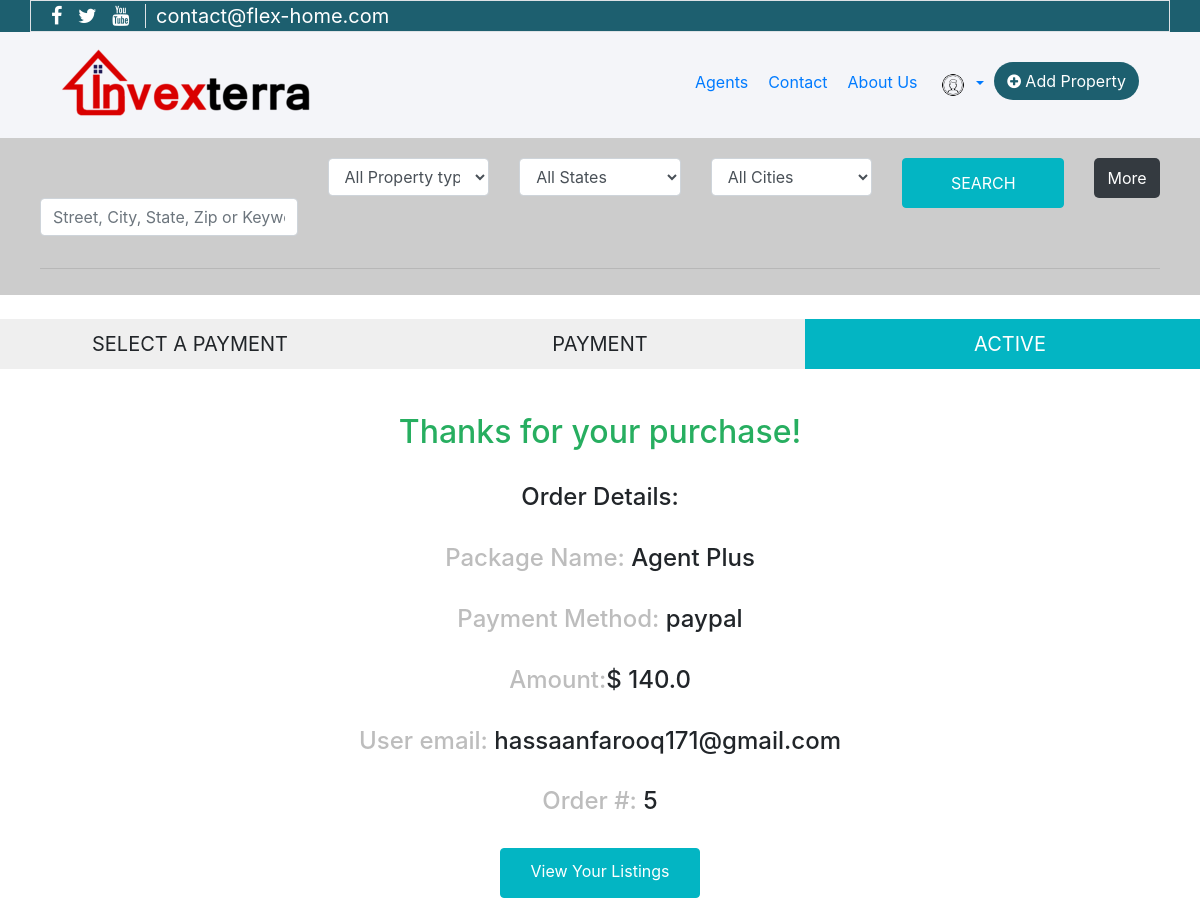
The page /success/ (signed in) on the database its author committed.
### app/models.py (models this page shows)
class Orders(models.Model):
    created_at = models.DateTimeField(auto_now_add=True, auto_now=False)
    package_id = models.ForeignKey(AccountType, related_name="Orders", on_delete=models.CASCADE)
    user_id = models.ForeignKey(User, related_name="user_order", on_delete=models.CASCADE)
    method = models.CharField(max_length=150, null=False)

class AccountType(models.Model):
    title = models.CharField(max_length=150, null=False)
    price = models.CharField(max_length=150, null=False)
    months = models.IntegerField(null=False)
    listing = models.IntegerField(null=False)
    featured_listings = models.IntegerField(null=False)

### app/views.py (the view)
# urls.py: url(r'^success/', views.success, name="success"),
def success(request):
    if 'logged_in' in request.session:
        order = Orders.objects.all().order_by('-id')[0]
        return render(request, 'order_completed.html',{'order':order})
    else:
        return redirect('signup')

### app/templates/order_completed.html (shortened to what this page needs)
{% include './includes/header.html' %}
{% load static %}
<link rel="stylesheet" href="https://stackpath.bootstrapcdn.com/font-awesome/4.7.0/css/font-awesome.min.css">
<br>
<div class="row ">
    <div class="col-md-4 package-header"><div class="inner-text">SELECT A PAYMENT</div></div>
    <div class="col-md-4 package-header"><div class="inner-text">PAYMENT</div></div>
    <div class="col-md-4 package-header active-link"><div class="inner-text">ACTIVE</div></div>
</div>
<br>
<div class="conatiner">
    <div style="text-align: center; padding: 20px;">
        <h2 style="color:#27ae60;">Thanks for your purchase!</h2><br>
        <h4>Order Details:</h4><br>
        <h4><span class="whitesmoke">Package Name:</span> {{order.package_id.title}}</h4><br>
        <h4><span class="whitesmoke">Payment Method:</span> {{order.method}}</h4><br>
        <h4><span class="whitesmoke">Amount:</span>$ {{order.package_id.price}}</h4><br>
        <h4><span class="whitesmoke">User email:</span> {{order.user_id.email}}</h4><br>
        <h4><span class="whitesmoke">Order #:</span> {{order.id}}</h4><br>
        <a href="{% url 'my-listing' %}" class="btn btn-primary">View Your Listings</a>
    </div>
</div>
</body>
</html>

### app/templates/order_completed.html (style rules this page uses)
.package-header { height:50px; background:#efefef; text-align:center; font-size:20px; }
.active-link { background:#03b5c3; color:white; }
.inner-text { margin-top:10px; }
.whitesmoke { color: #bdbdbd; }
.btn-primary { color:white; background-color:#03b5c3; border:1px solid #03b5c3; height:50px; width:200px; padding:10px; }

### rows shown on the page
Orders: package_id "Agent Plus", method "paypal", package_id.price "140.0", user_id.email "hassaanfarooq171@gmail.com", id "5"
